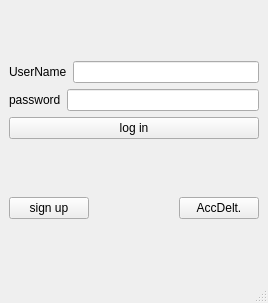
<?xml version="1.0" encoding="UTF-8"?>
<ui version="4.0">
 <class>MainWindow</class>
 <widget class="QMainWindow" name="MainWindow">
  <property name="geometry">
   <rect>
    <x>0</x>
    <y>0</y>
    <width>268</width>
    <height>303</height>
   </rect>
  </property>
  <property name="windowTitle">
   <string>MainWindow</string>
  </property>
  <widget class="QWidget" name="centralwidget">
   <layout class="QHBoxLayout" name="horizontalLayout_4">
    <item>
     <layout class="QVBoxLayout" name="verticalLayout_3">
      <item>
       <layout class="QVBoxLayout" name="verticalLayout_2">
        <item>
         <layout class="QVBoxLayout" name="verticalLayout">
          <item>
           <layout class="QHBoxLayout" name="horizontalLayout">
            <item>
             <widget class="QLabel" name="label">
              <property name="text">
               <string>UserName</string>
              </property>
             </widget>
            </item>
            <item>
             <widget class="QLineEdit" name="name_le"/>
            </item>
           </layout>
          </item>
          <item>
           <layout class="QHBoxLayout" name="horizontalLayout_2">
            <item>
             <widget class="QLabel" name="label_2">
              <property name="text">
               <string>password</string>
              </property>
             </widget>
            </item>
            <item>
             <widget class="QLineEdit" name="pwd_le">
              <property name="echoMode">
               <enum>QLineEdit::Password</enum>
              </property>
             </widget>
            </item>
           </layout>
          </item>
         </layout>
        </item>
        <item>
         <widget class="QPushButton" name="login_bt">
          <property name="text">
           <string>log in</string>
          </property>
         </widget>
        </item>
       </layout>
      </item>
      <item>
       <layout class="QHBoxLayout" name="horizontalLayout_3">
        <item>
         <widget class="QPushButton" name="regist_bt">
          <property name="text">
           <string>sign up</string>
          </property>
         </widget>
        </item>
        <item>
         <spacer name="horizontalSpacer">
          <property name="orientation">
           <enum>Qt::Horizontal</enum>
          </property>
          <property name="sizeHint" stdset="0">
           <size>
            <width>40</width>
            <height>20</height>
           </size>
          </property>
         </spacer>
        </item>
        <item>
         <widget class="QPushButton" name="cancel_bt">
          <property name="text">
           <string>AccDelt.</string>
          </property>
         </widget>
        </item>
       </layout>
      </item>
     </layout>
    </item>
   </layout>
  </widget>
  <widget class="QMenuBar" name="menubar">
   <property name="geometry">
    <rect>
     <x>0</x>
     <y>0</y>
     <width>268</width>
     <height>22</height>
    </rect>
   </property>
  </widget>
  <widget class="QStatusBar" name="statusbar"/>
 </widget>
 <resources/>
 <connections/>
</ui>
